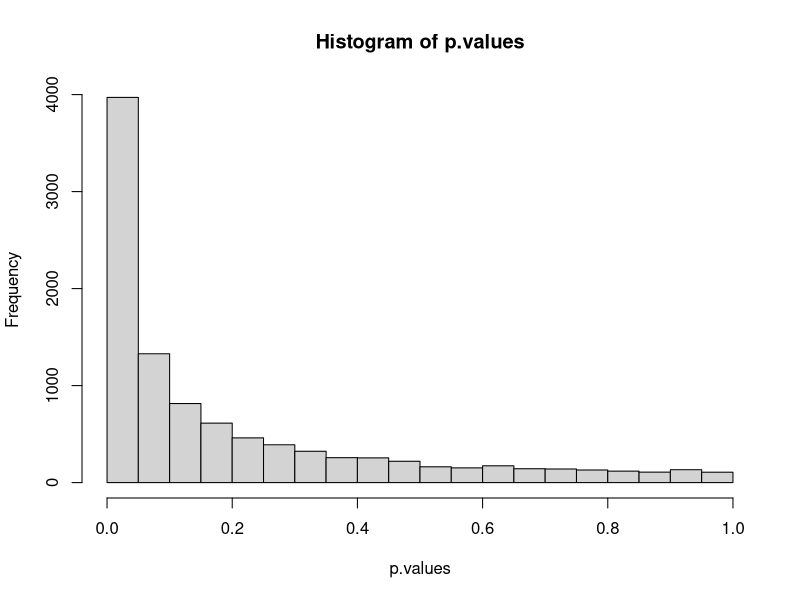

Here is the R script that generated this plot:
# Set the seed, so we all get the same results 
set.seed(60637)

# We create the population like we have before: 
pop <- rnorm(n = 100000, mean = 70, sd = 10)

# Define key parameters:
true.effect <- 5
# change to 500, then 5,000 to see how distribution changes
sample.size <- 50


# Prepare an empty list of p-values
p.values <- rep(NA, 10000)
for(i in 1:10000){
    # Take a sample
    our.samp <- sample(pop, size = sample.size)
    # Turn the vector into a data frame 
    df <- data.frame(our.samp)
    # Assign a random value between 0 and 1 to each "person" in our sample
    df$random_0_1 <- runif(sample.size)
    # Assign those with values above 0.5 into the treatment group 
    # This will roughly split the sample into 50% in each group 
    df$treatment.group <- as.numeric(df$random_0_1 > 0.5)
    # Create the post-treatment outcome by adding the treatment effect, but
    # only for those in the treatment group 
    df$outcome.post <- df$our.samp + true.effect*df$treatment.group
    # Run a t-test between the two groups (alternatively, we could have run a regression)
    evaluating <- t.test(df[df$treatment.group == 1,]$outcome.post, 
                         df[df$treatment.group == 0,]$outcome.post, 
                         alternative = 'two.sided')
    p.values[i] <- evaluating$p.value
}

hist(p.values, breaks=20)

